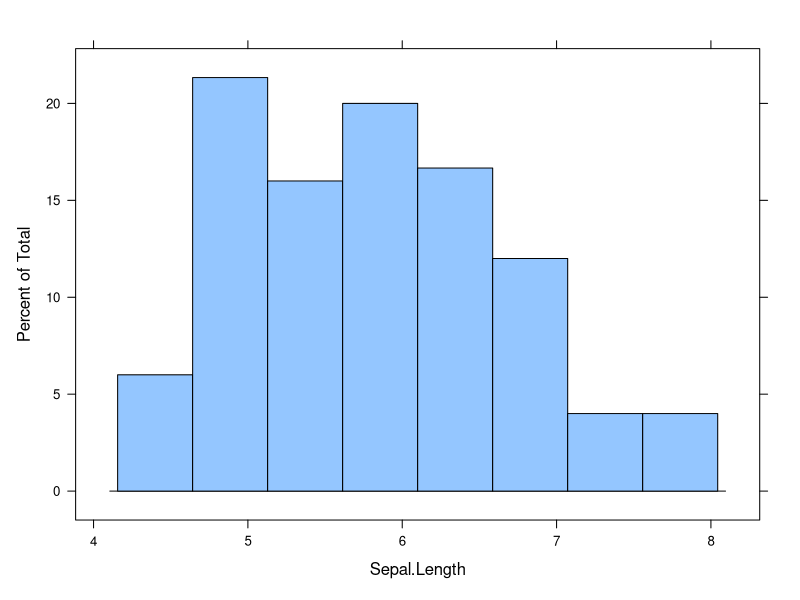
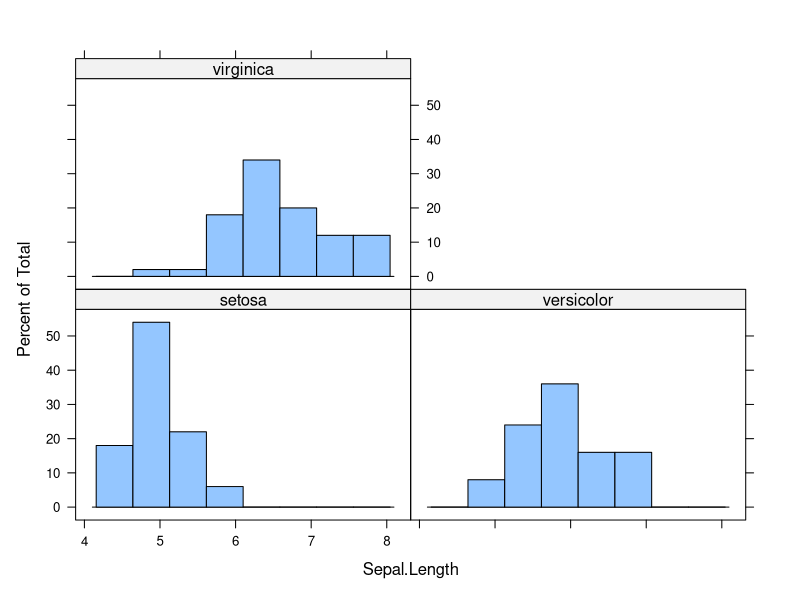
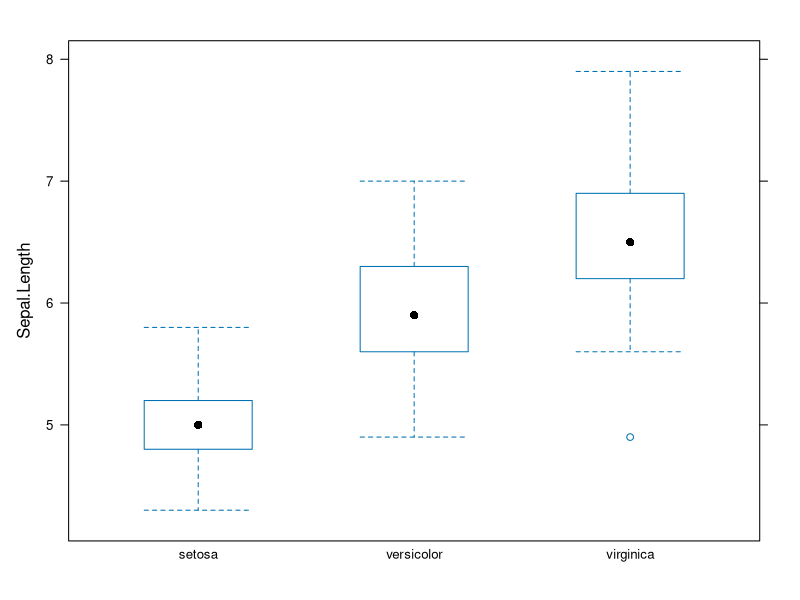

Here is the R script that generated these plots, in order:
## ---- chunk 1
library(lattice)

histogram(~Sepal.Length, iris)
## ---- chunk 2
histogram(~Sepal.Length|Species, iris)
## ---- chunk 3
bwplot(Sepal.Length~Species, iris)
